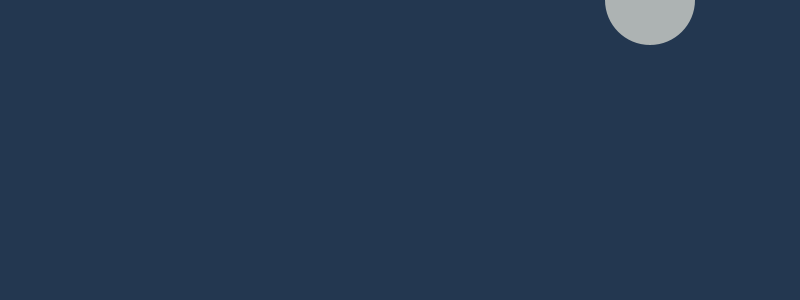
Frame 1 (no input)
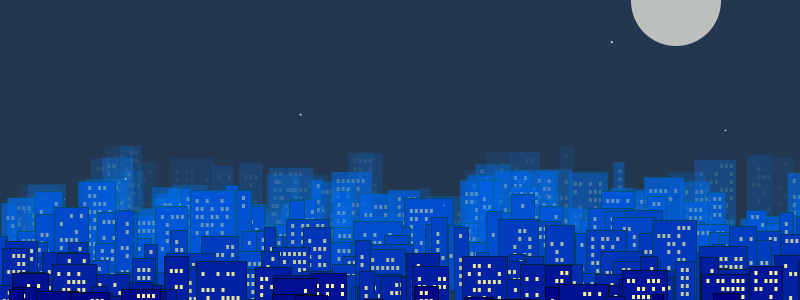
Frame 60 (the mouse pressed at the canvas centre just before this capture)
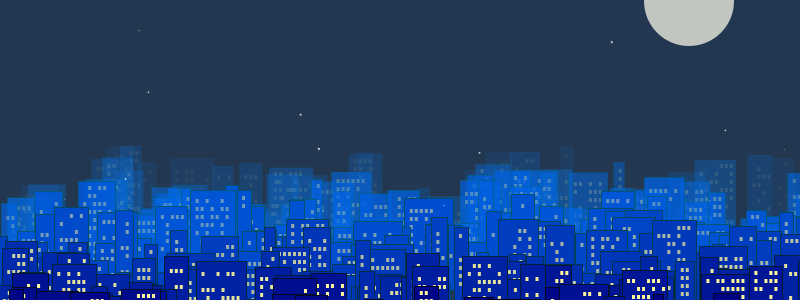
Frame 120 (the mouse held since frame 60 and released just before this capture)

The Processing sketch that drew these frames (run headless with seeded random() and noise(); from frame 60 on, the mouse is pressed at the canvas centre):

// Processing sketch: skyline
// ── skyline.pde
// This was the first thing I wrote in processing...and it is a tangled mess 
// of variables I lost track of. To be refactored!


int blocksBuilt = 0; //only variable that everyone can see?
float cityGround = 0;
int moonX = 0;
int moonY = 0;
float moonRise = 0;
int moonOpacity = 0;
int moonLeft = 0;
int moonRight = 0;
int moonMoveDistance = 0;
float moonDiameter = 90;
int moonCycle = 10;
int bob = 0;
float tester = 0;



// John made this class, fill internal variable "lights" with array about lights on/off
class Building {
  int base_x;
  int base_y;
  int height;
  int width;
  int lights;
};



//John's crazy C syntax doesn't work here but it's a good idea
//Building a, b, c;
//
//Building city[30];
//
//city[0].base_x = 3;
//city[0].base_y = 0;
//
//
//print(a.base_x);




void setup() {
  size(800, 300);
  background(#233750);
  // moonY = 10+int(random(90));

  moonMoveDistance = width/60;
  cityGround = height*.75;
}



void draw() {
  int s = second();
  float secondsInPi = s*.01;
  float tester = sin(((secondsInPi*PI)));
  bob = int(tester*100);
  //  moonCycle = int(second()*width);
  moonCycle = abs(-int(30-second()));

  print("MoonX:   "+moonX+'\n');
  print("MoonY:   "+moonY+'\n');
  print("secondsInPi:   "+secondsInPi+'\n');
  print("tester:   "+tester+'\n');
  print("bob:   "+bob+'\n');

  print("moonCycle:   "+moonCycle+'\n');
  print("second: "+second()+'\n');  
  print('\n');
  //int s = second();  // Values from 0 - 59
  //int m = minute();  // Values from 0 - 59
  //int h = hour();    // Values from 0 - 23
  // line(s*5, 0, s*5, 33);
  // line(m, 33, m, 66);
  // line(h, 66, h, 100);

  drawMoon();
}

//the moon comes out
void drawMoon() {

  strokeWeight(4);
  stroke(#233750);
  fill(#233750);
  ellipse(moonX, moonY, moonDiameter, moonDiameter);
  moonX = second()*moonMoveDistance;
  moonY = 100-bob;
  
  
  noStroke();
  
  
  //  fill(#FFFDED, (second()*5));
  int moonFill = moonCycle*(256/30);
  print(moonFill+'\n');
  fill(#FFFDED, moonFill);
  
  ellipse(moonX, moonY, moonDiameter, moonDiameter);
  moonLeft = moonX-int(moonDiameter)/2;
  moonRight = moonX+int(moonDiameter)/2;
  paintStars();
  buildThisCity();
}


// Build some city blocks!
void buildThisCity() {

  // Build a random number of buildings on the block
  for (int numberOfBuildings = 0; numberOfBuildings < 15; numberOfBuildings ++) {
    color buildingsColor = color(0, 126-4*blocksBuilt, 255-4*blocksBuilt, blocksBuilt*25);
    fill(buildingsColor);
    stroke(buildingsColor-100, blocksBuilt*26);

    float currentBuildingWidth = random(10, 50);
    float currentBuildingHeight = -random(10, 90);
    float currentNumberWindowsHoriz = currentBuildingWidth/5;
    float currentNumberWindowsVert = currentBuildingHeight/8;
    float currentBuildingX = random(-10, width);
    float currentBuildingY = cityGround+(5*blocksBuilt);

    strokeWeight(1);
    rect(currentBuildingX, currentBuildingY, currentBuildingWidth, currentBuildingHeight);
    //print("current building Height:   "+currentBuildingHeight+'\n');
    // print("currentNumberWindowsVert:   "+currentNumberWindowsVert+'\n');
    // print("floors:   "+currentNumberWindowsVert+'\n');
    int arg = int(currentNumberWindowsVert-1);

    for (int v = -int(currentNumberWindowsVert+1); v > 0; v = v-1) {
      for (int i = int(currentNumberWindowsHoriz-1); i > 0; i = i-1) {
        boolean lightsOn = random(1) > .5;

        //print("lights:   "+lightsOn+'\n');
        if (lightsOn==true) {
          fill(#FFF79B, blocksBuilt*10 );
          noStroke();
          rect(currentBuildingX+i*5, currentBuildingY-v*8, 3, -4);
        }
      }
    }
  }
  // so so important:
  blocksBuilt ++;
}




// Drop in some stars! You really ought to write the stars to an array, and slowly delete them. This is wicked hacky.
void paintStars() {
  float sparkle = int(second()+random(200));

  if (sparkle % 9 == 0) {

    textSize(random(1, 10));
    fill(#FFFFFF);
    for (int i = 0; i < 1; i++) {
      text("*", random(width), random(30, cityGround));
    }
    textSize(random(100, 300));
    fill(#233750);

    //    for (int i = 0; i < 20; i++) {
    //      text("*", random(0, moonLeft-moonDiameter), random(0, 100));
    //    }
    //
    //    for (int i = 0; i < 20; i++) {
    //      text("*", random(moonRight+moonDiameter, width), random(0, 100));
    //    }
  }
}
